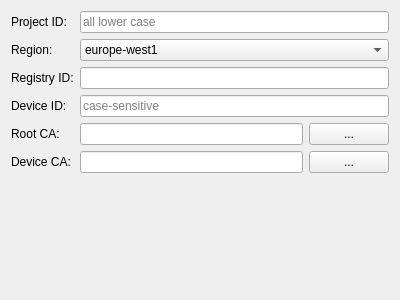
<?xml version="1.0" encoding="UTF-8"?>
<ui version="4.0">
 <class>GoogleConfiguration</class>
 <widget class="QWidget" name="GoogleConfiguration">
  <property name="geometry">
   <rect>
    <x>0</x>
    <y>0</y>
    <width>400</width>
    <height>300</height>
   </rect>
  </property>
  <property name="windowTitle">
   <string>Form</string>
  </property>
  <layout class="QFormLayout" name="formLayout">
   <item row="0" column="0">
    <widget class="QLabel" name="label">
     <property name="text">
      <string>Project ID:</string>
     </property>
    </widget>
   </item>
   <item row="0" column="1">
    <widget class="QLineEdit" name="projectEdit">
     <property name="placeholderText">
      <string>all lower case</string>
     </property>
    </widget>
   </item>
   <item row="1" column="0">
    <widget class="QLabel" name="label_2">
     <property name="text">
      <string>Region:</string>
     </property>
    </widget>
   </item>
   <item row="1" column="1">
    <widget class="QComboBox" name="regionBox">
     <item>
      <property name="text">
       <string>europe-west1</string>
      </property>
     </item>
     <item>
      <property name="text">
       <string>us-central1</string>
      </property>
     </item>
     <item>
      <property name="text">
       <string>asia-east1</string>
      </property>
     </item>
    </widget>
   </item>
   <item row="2" column="0">
    <widget class="QLabel" name="label_6">
     <property name="text">
      <string>Registry ID:</string>
     </property>
    </widget>
   </item>
   <item row="2" column="1">
    <widget class="QLineEdit" name="registryEdit"/>
   </item>
   <item row="3" column="0">
    <widget class="QLabel" name="label_3">
     <property name="text">
      <string>Device ID:</string>
     </property>
    </widget>
   </item>
   <item row="3" column="1">
    <widget class="QLineEdit" name="deviceIdEdit">
     <property name="placeholderText">
      <string>case-sensitive</string>
     </property>
    </widget>
   </item>
   <item row="4" column="0">
    <widget class="QLabel" name="label_4">
     <property name="text">
      <string>Root CA:</string>
     </property>
    </widget>
   </item>
   <item row="4" column="1">
    <layout class="QHBoxLayout" name="horizontalLayout_2">
     <item>
      <widget class="QLineEdit" name="rootCertEdit"/>
     </item>
     <item>
      <widget class="QPushButton" name="rootCertButton">
       <property name="text">
        <string>...</string>
       </property>
      </widget>
     </item>
    </layout>
   </item>
   <item row="5" column="0">
    <widget class="QLabel" name="label_5">
     <property name="text">
      <string>Device CA:</string>
     </property>
    </widget>
   </item>
   <item row="5" column="1">
    <layout class="QHBoxLayout" name="horizontalLayout">
     <item>
      <widget class="QLineEdit" name="localCertEdit"/>
     </item>
     <item>
      <widget class="QPushButton" name="localCertButton">
       <property name="text">
        <string>...</string>
       </property>
      </widget>
     </item>
    </layout>
   </item>
  </layout>
 </widget>
 <resources/>
 <connections/>
</ui>
